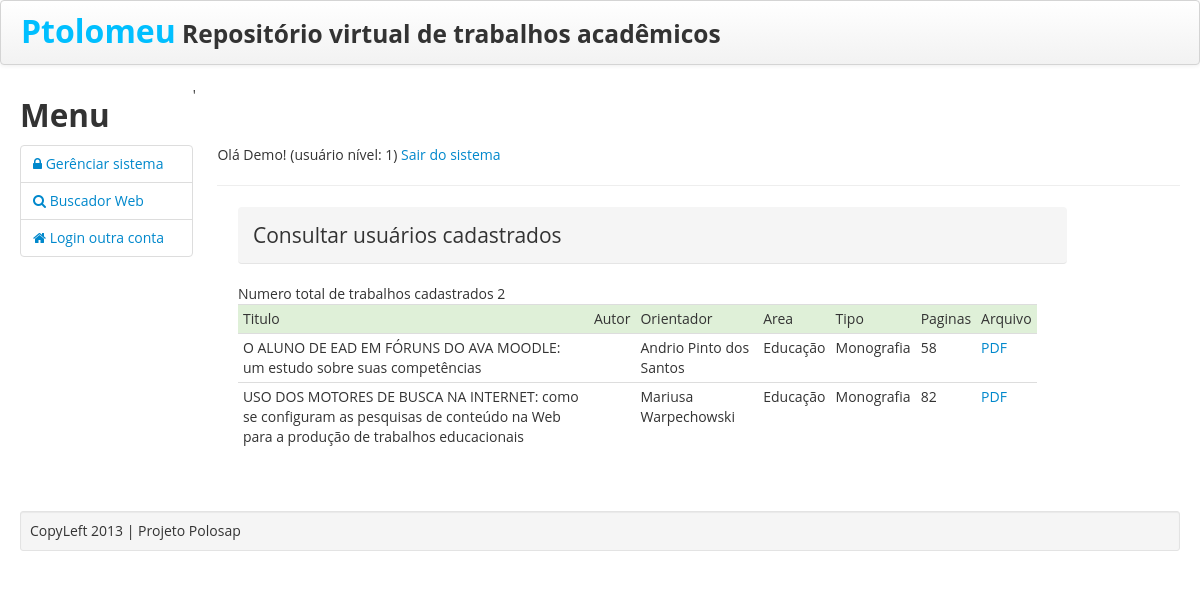
The page /trabalhoConsultar.php (signed in) on the database as committed earlier.
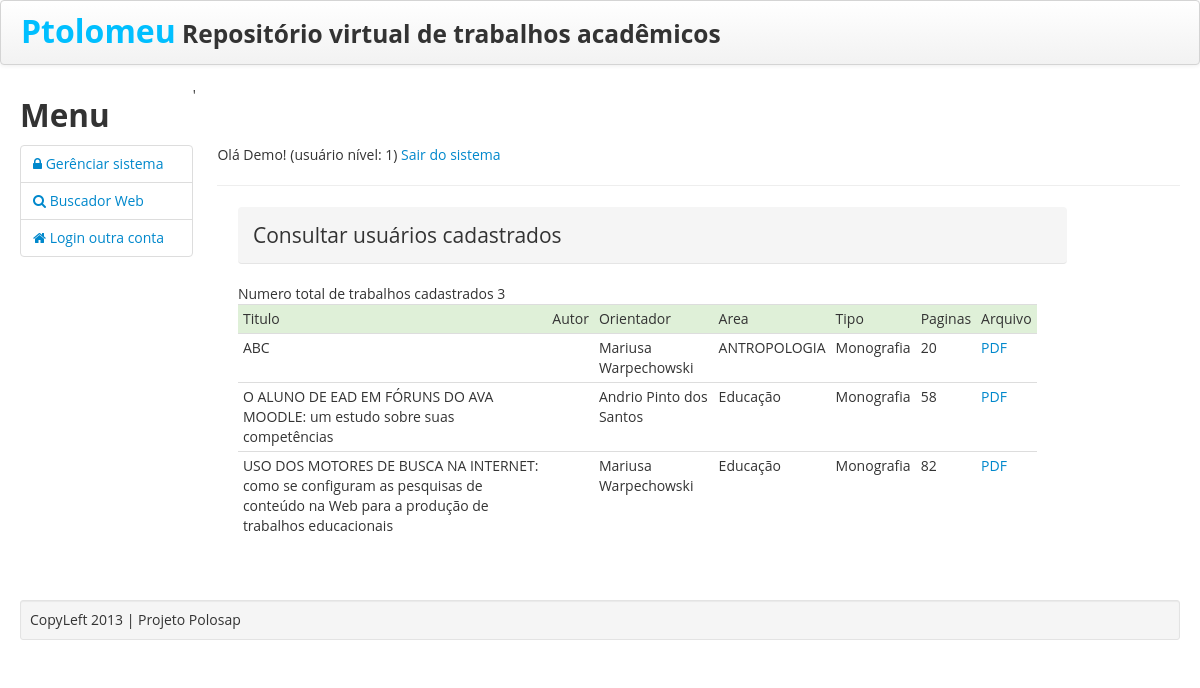
The same page on the database as committed later.
### tables this page shows
CREATE TABLE IF NOT EXISTS `trabalho_academico` (
  `id` int(11) NOT NULL AUTO_INCREMENT,
  `titulo` text NOT NULL,
  `tipo` varchar(50) DEFAULT NULL,
  `resumo` text,
  `abstract` text,
  `numero_paginas` int(11) DEFAULT NULL,
  `data` datetime DEFAULT NULL,
  `local_pdf` text,
  `palavras_chave` text NOT NULL,
  `area` varchar(150) NOT NULL,
  `aluno` varchar(200) NOT NULL,
  `instituicao` varchar(200) NOT NULL,
  `orientador` varchar(200) NOT NULL,
  `ativo` int(11) NOT NULL,
  PRIMARY KEY (`id`)
);

### trabalhoConsultar.php (the view, shortened to what this page needs)
<?php
require 'html.class.php';
?>
<!DOCTYPE html>
<html>
    <head>
    </head>
    <body>
        <div class="container-fluid">
            <div class="row-fluid">
                <br>
                <br>
                <br>
                <div class="span10">
                    <div class="span10">
                        <legend class="breadcrumb">Consultar usuários cadastrados</legend>
                        <?php
                        $campos_query = "*";
                        $final_query = "FROM trabalho_academico ORDER BY titulo ASC";
                        $maximo = 3;
                        $pagina = $_GET["pagina"];
                        if ($pagina == "") {
                            $pagina = "1";
                        }
                        $inicio = $pagina - 1;
                        $inicio = $maximo * $inicio;
                        $strCount = "SELECT COUNT(*) AS 'num_registros' $final_query";
                        $query = mysql_query($strCount);
                        $row = mysql_fetch_array($query);
                        $total = $row["num_registros"];
                        $sql = mysql_query("SELECT $campos_query $final_query LIMIT $inicio,$maximo");
                        echo 'Numero total de trabalhos cadastrados ' . $total . '<br>';
                        echo "<table class='table table-condensed'>
                        <tr class='success'>
                            <td>Titulo</td>
                            <td>Autor</td>
                            <td>Orientador</td>
                            <td>Area</td>
                            <td>Tipo</td>
                            <td>Paginas</td>
                            <td>Arquivo</td>
                        </tr>";
                        while ($linha = mysql_fetch_object($sql)) {
                            echo "<tr><td>" . $linha->titulo .
                            "</td><td>" . $linha->autor .
                            "</td><td>" . $linha->orientador .
                            "</td><td>" . $linha->area .
                            "</td><td>" . $linha->tipo .
                            "</td><td>" . $linha->numero_paginas .
                            "</td><td><a href=\" $linha->local_pdf\" target='_blank' >PDF</a>";
                        }
                        echo "</table>";
                        ?>
                    </div>
                </div>
            </div>
            <br>
            <br>
        </div>
</body>
</html>

Rows that differ between the two databases and show on the page:
added trabalho_academico: titulo "ABC", orientador "Mariusa Warpechowski", area "ANTROPOLOGIA", tipo "Monografia", numero_paginas "20"
Other text that changed with them:
$total: "2" → "3"
